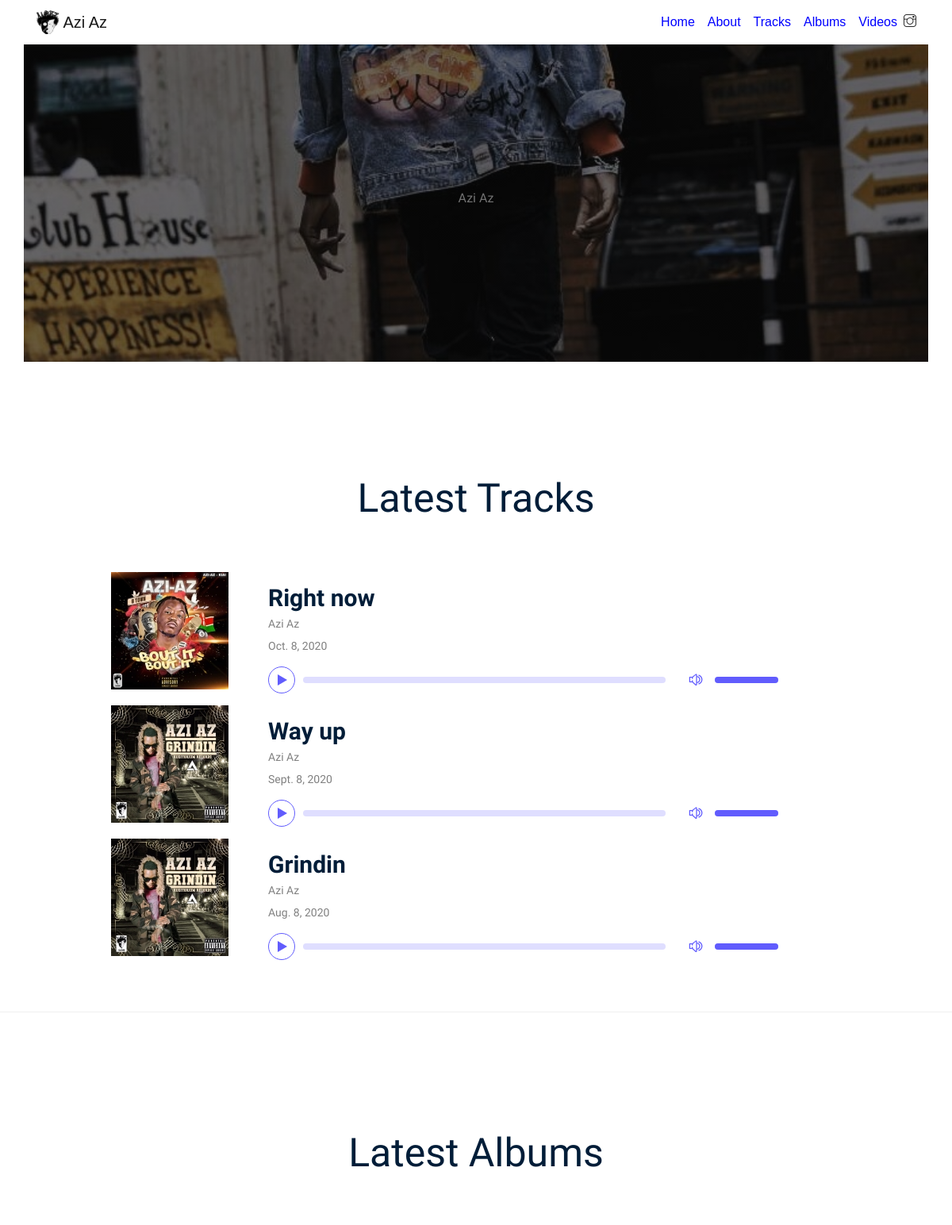
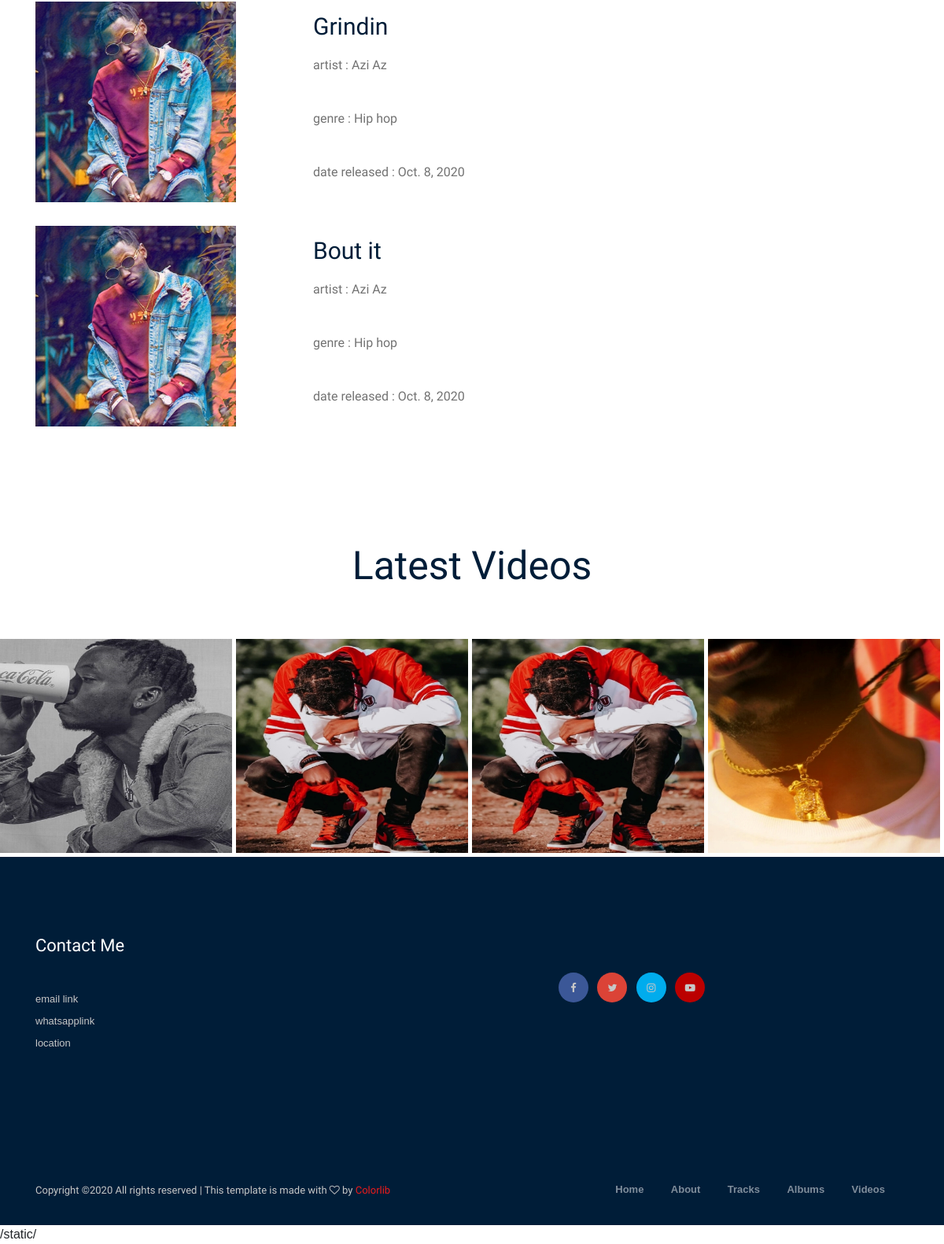
The page / on the database its author committed (2 pictures, top to bottom).
### music/models.py (models this page shows, shortened)
class Mixtape(models.Model):
    mixtape_title = models.CharField(max_length=250)
    mixtape_artist = models.CharField(max_length=250)
    mixtape_logo = models.ImageField(upload_to='Mixtape_images')
    mixtape_date_uploaded = models.DateField()
    mixtape_audiofile = models.FileField(upload_to='Mixtape_songs')

class Album(models.Model):
    title = models.CharField(max_length=250)
    artist = models.CharField(max_length=250)
    genre = models.CharField(max_length=250)
    logo = models.ImageField(upload_to='album_images')
    date_uploaded = models.DateField()

class Video(models.Model):
    Video_title = models.CharField(max_length=250)
    Video_artist = models.CharField(max_length=250)
    Video_url = models.URLField()
    Video_logo = models.ImageField(upload_to='Video_images')
    Video_date_uploaded = models.DateField()

### music/views.py (the view)
# urls.py: 2. Add a URL to urlpatterns:  path('', views.home, name='home')
def home(request):
	videos = Video.objects.order_by('-Video_date_uploaded')[:4]
	mixtape = Mixtape.objects.order_by('-mixtape_date_uploaded')[:3]
	theAlbum = Album.objects.order_by('-date_uploaded')[:2]
	return render(request, 'home.html', {'mixtape':mixtape, 'videos':videos, 'theAlbum':theAlbum})

### music/templates/home.html (shortened to what this page needs)
{% extends 'base.html' %}
{% load static %}
{% block content %}
    <div class="music_area music_gallery">
        <div class="container">
                <div class="row">
                        <div class="col-xl-12">
                            <div class="section_title text-center mb-65">
                                <h3>Latest Tracks</h3>
                            </div>
                        </div>
                    </div>
            {% for songs in mixtape %}
            <div class="row align-items-center justify-content-center mb-20">
                <div class="col-xl-10">
                    <div class="row align-items-center">
                                <div class="col-xl-11 col-md-11">
                                    <div class="music_field">
                                            <div class="thumb">
                                                    <img src="{{songs.mixtape_logo.url}}" alt="">
                                                </div>
                                                <div class="audio_name">
                                                    <div class="name">
                                                        <h4>{{songs.mixtape_title}}</h4>
                                                        <p>{{songs.mixtape_artist}}</p>
                                                        <p>{{songs.mixtape_date_uploaded}}</p>
                                                    </div>
                                                </div>
                                    </div>
                                </div>
                    </div>
                </div>
            </div>
            {% endfor %}
        </div>
    </div>
        <div class="about_area">
        <div class="row">
            <div class="col-xl-12">
                <div class="section_title text-center mb-65">
                    <h3>Latest Albums</h3>
                </div>
            </div>
        </div>
        {% for alb in theAlbum %}
        <div class="container">
            <div class="row align-items-center">
                <div class="col-xl-3 col-lg-5 grid-item cat2 col-md-5">
                    <div class="about_thumb">
                        <a href="{% url 'album_details' alb.id %}"><img class="img-fluid" src="{% static 'az/image5.jpg' %}" alt=""></a>
                    </div>
                </div>
                <div class="col-xl-7 col-md-6">
                    <div class="about_info">
                        <a href="{% url 'album_details' alb.id %}"><h2>{{alb.title}}</h2></a>
                        <p>artist : {{alb.artist}}</p>
                        <p>genre : {{alb.genre}}</p>
                        <p>date released : {{alb.date_uploaded}}</p>
                    </div>
                </div>
            </div>
        </div>
        {% endfor %}
    </div>
    <div class="youtube_video_area">
        <div class="row">
            <div class="col-xl-12">
                <div class="section_title text-center mb-65">
                    <h3>Latest Videos</h3>
                </div>
            </div>
        </div>
        <div class="container-fluid p-0">
            <div class="row no-gutters">
                {% for vids in videos %}
                <div class="col-xl-3 col-lg-3 col-md-6">
                    <div class="single_video">
                        <div class="thumb">
                            <img src="{{vids.Video_logo.url}}" alt="">
                        </div>
                        <div class="hover_elements">
                            <div class="video">
                            </div>
                            <div class="hover_inner">
                            </div>
                        </div>
                    </div>
                </div>
                {% endfor %}
            </div>
        </div>
    </div>
{% endblock content %}

### static/custom/hero.css (style rules this page uses)
body, html { height: 100%; }

### static/custom/custom.css (style rules this page uses)
body { font-family: 'Ranchers', sans-serif; }

### rows shown on the page
Mixtape: mixtape_logo (picture), mixtape_title "Right now", mixtape_artist "Azi Az", mixtape_date_uploaded "Oct. 8, 2020"
Mixtape: mixtape_logo (picture), mixtape_title "Way up", mixtape_artist "Azi Az", mixtape_date_uploaded "Sept. 8, 2020"
Mixtape: mixtape_logo (picture), mixtape_title "Grindin", mixtape_artist "Azi Az", mixtape_date_uploaded "Aug. 8, 2020"
Album: title "Grindin", artist "Azi Az", genre "Hip hop", date_uploaded "Oct. 8, 2020"
Album: title "Bout it", artist "Azi Az", genre "Hip hop", date_uploaded "Oct. 8, 2020"
Video: Video_logo (picture)
Video: Video_logo (picture)
Video: Video_logo (picture)
Video: Video_logo (picture)
